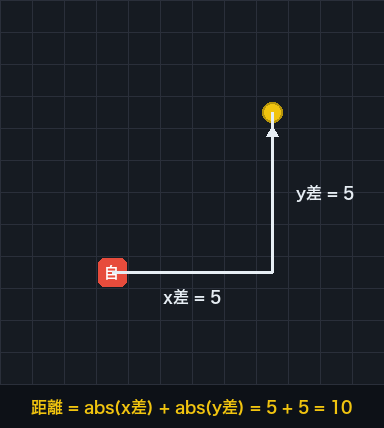

This chart was generated by the following Python code:
"""部品1の説明用に、マンハッタン距離のイラストを coin-battle-distance.png に描き出す。

実行: python notebooks/advanced/diagrams/coin-battle-distance.py
"""
from PIL import Image, ImageDraw, ImageFont

N = 12
CELL = 32
PAD_B = 44
IMG_W = N * CELL
IMG_H = N * CELL + PAD_B

def load_font(size):
    candidates = [
        "/System/Library/Fonts/ヒラギノ角ゴシック W6.ttc",
        "/System/Library/Fonts/Hiragino Sans GB.ttc",
        "/Library/Fonts/Arial Unicode.ttf",
        "C:/Windows/Fonts/meiryo.ttc",
    ]
    for path in candidates:
        try:
            return ImageFont.truetype(path, size)
        except OSError:
            continue
    return ImageFont.load_default()

img = Image.new("RGB", (IMG_W, IMG_H), "#0d1117")
draw = ImageDraw.Draw(img)
font = load_font(16)

draw.rectangle([0, 0, N * CELL, N * CELL], fill="#161b22")
for i in range(N + 1):
    draw.line([(i * CELL, 0), (i * CELL, N * CELL)], fill="#2a2f3a")
    draw.line([(0, i * CELL), (N * CELL, i * CELL)], fill="#2a2f3a")

def center(x, y):
    return (x * CELL + CELL / 2, y * CELL + CELL / 2)

px, py = 3, 8      # 自分
cx, cy = 8, 3      # コイン

# 自分: 赤い角丸四角
draw.rounded_rectangle([px * CELL + 2, py * CELL + 2, px * CELL + CELL - 2, py * CELL + CELL - 2],
                       radius=6, fill="#e74c3c")
draw.text(center(px, py), "自", font=load_font(15), fill="#ffffff", anchor="mm")
# コイン: 金の丸
draw.ellipse([cx * CELL + 6, cy * CELL + 6, cx * CELL + CELL - 6, cy * CELL + CELL - 6],
             fill="#f1c40f", outline="#b7950b", width=2)

# 経路: 横に5マス、縦に5マス
mid = (center(cx, py)[0], center(px, py)[1])
draw.line([center(px, py), mid], fill="#e6edf3", width=3)
draw.line([mid, center(cx, cy)], fill="#e6edf3", width=3)
tip = center(cx, cy)
draw.polygon([(tip[0], tip[1] + 14), (tip[0] - 6, tip[1] + 24), (tip[0] + 6, tip[1] + 24)], fill="#e6edf3")

draw.text((center(5.5, py)[0], py * CELL + CELL + 8), "x差 = 5", font=font, fill="#e6edf3", anchor="mm")
draw.text((cx * CELL + CELL + 8, center(cx, 5.5)[1]), "y差 = 5", font=font, fill="#e6edf3", anchor="lm")
draw.text((IMG_W / 2, N * CELL + PAD_B / 2), "距離 = abs(x差) + abs(y差) = 5 + 5 = 10", font=font,
          fill="#f1c40f", anchor="mm")

img.save(__file__.replace(".py", ".png"))
print("coin-battle-distance.png を書き出しました")
